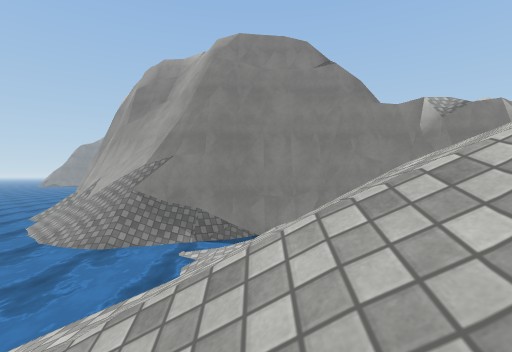
[1] (above)

15 first-person views from a walk through a scene from a Unity 3-D project. The camera is 1.3 m above the floor, looks level and sees 85° across. The floor is counted in squares, 2 m on a side. Each view is taken from the middle of a square. On the plan, view 1 faces up. The plan holds only what a view shows up to about 9 squares ahead; the rest is blank. The place goes on beyond the plan. Surface patterns are stand-ins for the level's own textures.

[2]
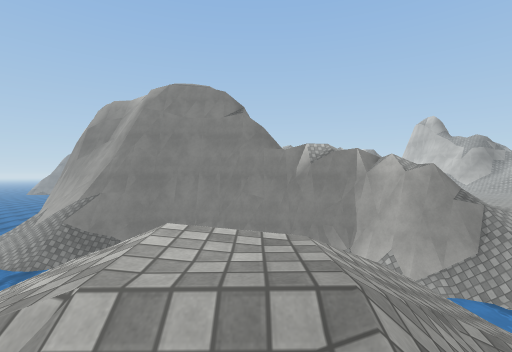

[3]
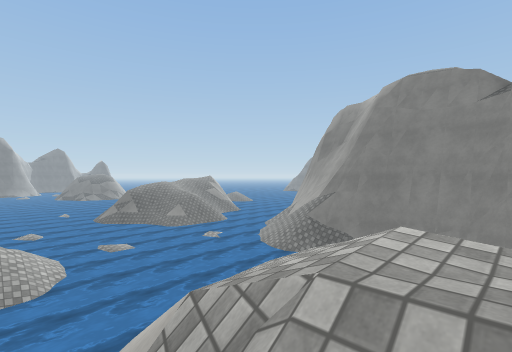

[4]
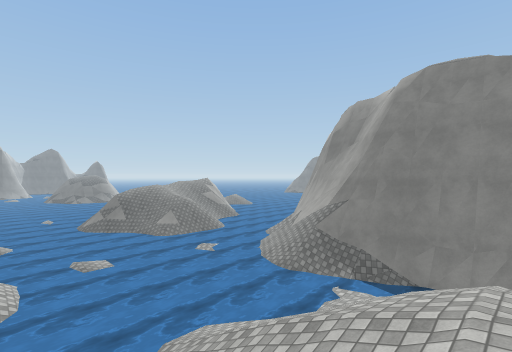

[5]
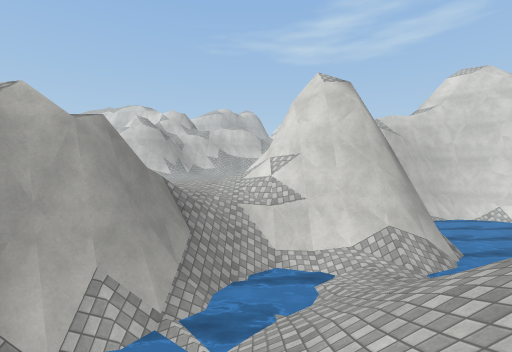

[6]
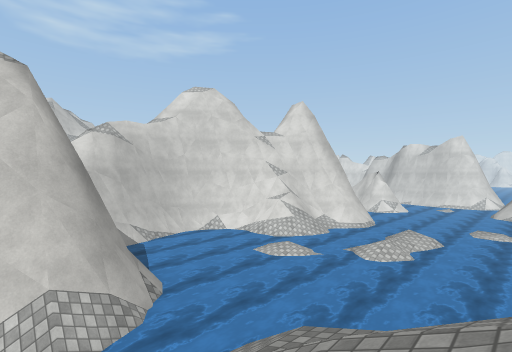

[7]
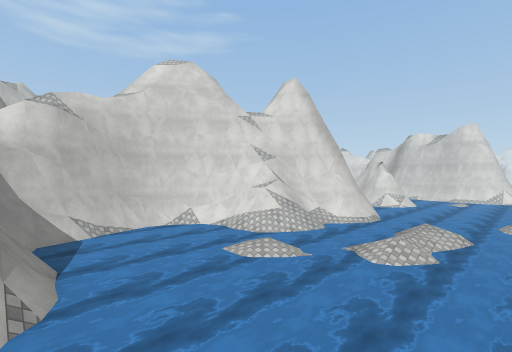

[8]
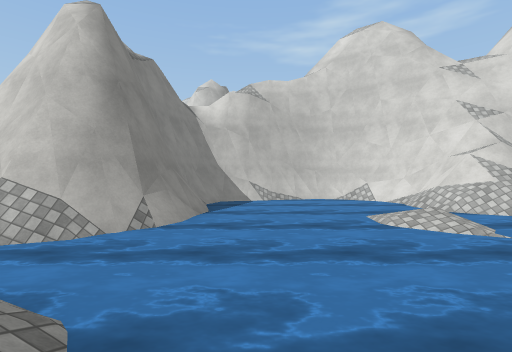

[9]
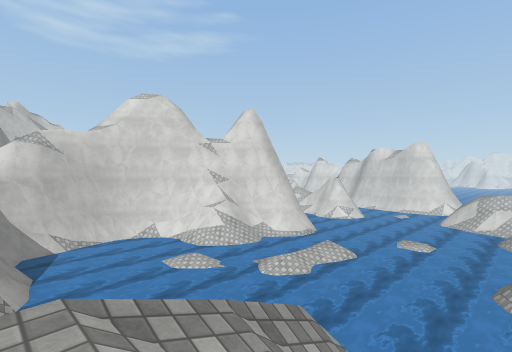

[10]
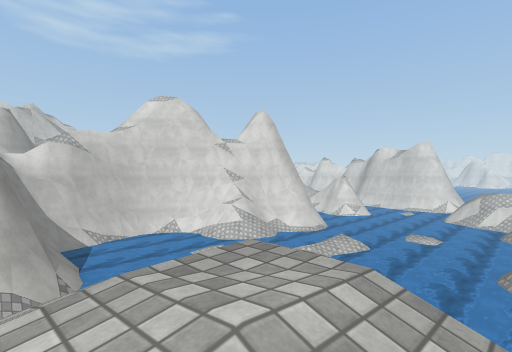

[11]
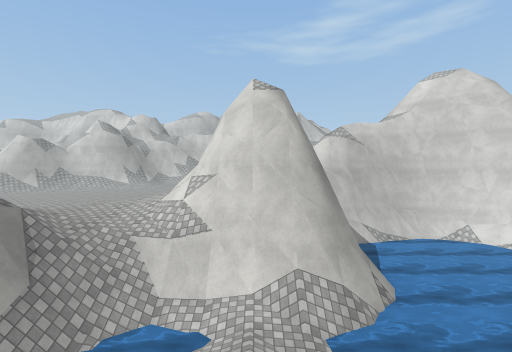

[12]
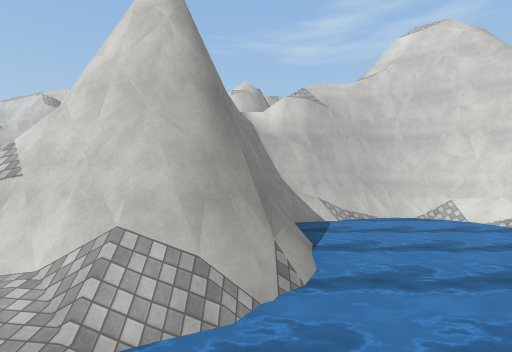

[13]
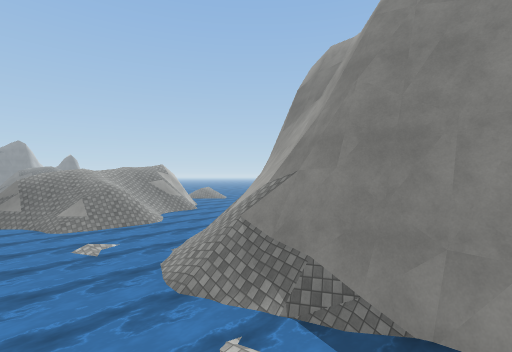

[14]
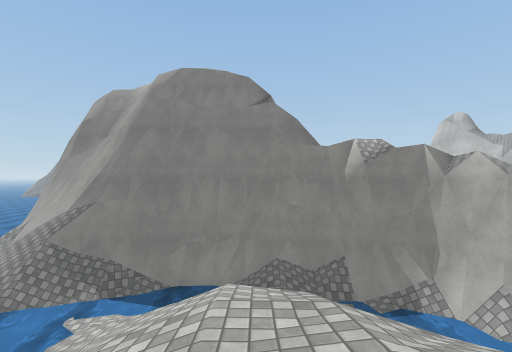

[15]
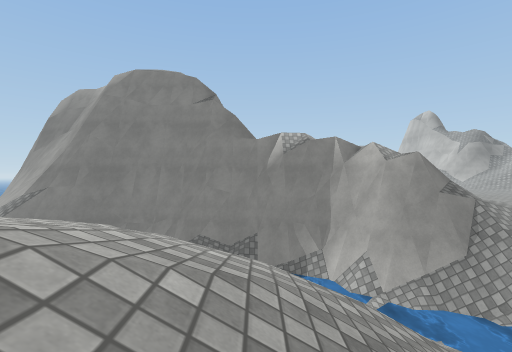

### Floor plan
Key: @ floor where view 1 was taken; # wall or solid block; . main floor; : floor 0.25 m higher than the main floor; + floor 0.5 m higher than the main floor; * floor 0.75 m higher than the main floor; % floor 1.25 m higher than the main floor; - floor 1.75 m lower than the main floor; _ floor 2.25 m lower than the main floor; < floor 2.5 m lower than the main floor; ( floor 3 m lower than the main floor; / step, stairs or slope; = window, fence, low wall or low ledge; ~ water the walk can cross; ≈ water the walk keeps out of; ^ raised ledge; v drop or lower ground.
Columns run from 7 left of view 1 to 15 right of it. Each row starts with its distance up from view 1.
  8 ≈/=###             ..
  7 ≈~///##########   ...
  6 ≈≈~////~~//=##v//:...
  5 ≈≈≈≈≈≈((   ~≈##v/..::
  4 ≈≈≈≈≈≈(/    ~~////:+
  3 ≈≈≈≈≈≈///// //~≈=/=/
  2 ≈≈≈≈≈~/////////~####
  1 ≈≈≈≈≈(///*/////<## #
  0 ≈≈≈≈≈≈/@ /%//  /## ###
 -1 ^^^^≈≈≈ =/%///~≈####vvv
 -2   ^^≈≈    /  /≈≈≈=#vvvv
 -3           = /≈≈≈≈≈≈vvvv
 -4             ≈≈≈≈≈≈≈vvvv
 -5           ≈≈≈≈≈≈≈≈≈vvvv
 -6          ≈≈≈≈≈≈≈≈≈≈vvvv
 -7          ≈≈≈≈≈<≈≈≈≈vvv#
 -8          ^≈≈≈≈<≈≈≈-vv##
 -9          #≈≈≈≈_≈≈≈vvv#
-10           ≈≈≈≈<≈≈  v##
-11          ≈≈≈≈≈≈     ##
-12           ≈≈ ≈≈
-13           ≈  ≈

Where each view was taken, in squares from view 1:
view 1: 0 up, 0 right, facing up
view 2: 2 down, 3 right, facing up
view 3: 2 down, 3 right, facing up-left
view 4: 1 down, 2 right, facing up-left
view 5: 3 up, 3 right, facing right
view 6: 1 up, 4 right, facing down-right
view 7: 1 down, 5 right, facing down-right
view 8: 3 down, 5 right, facing right
view 9: 1 down, 2 right, facing down-right
view 10: 0 up, 2 right, facing down-right
view 11: 1 up, 4 right, facing right
view 12: 1 down, 6 right, facing right
view 13: 3 up, 1 right, facing up-left
view 14: 0 up, 2 right, facing up
view 15: 1 down, 4 right, facing up
